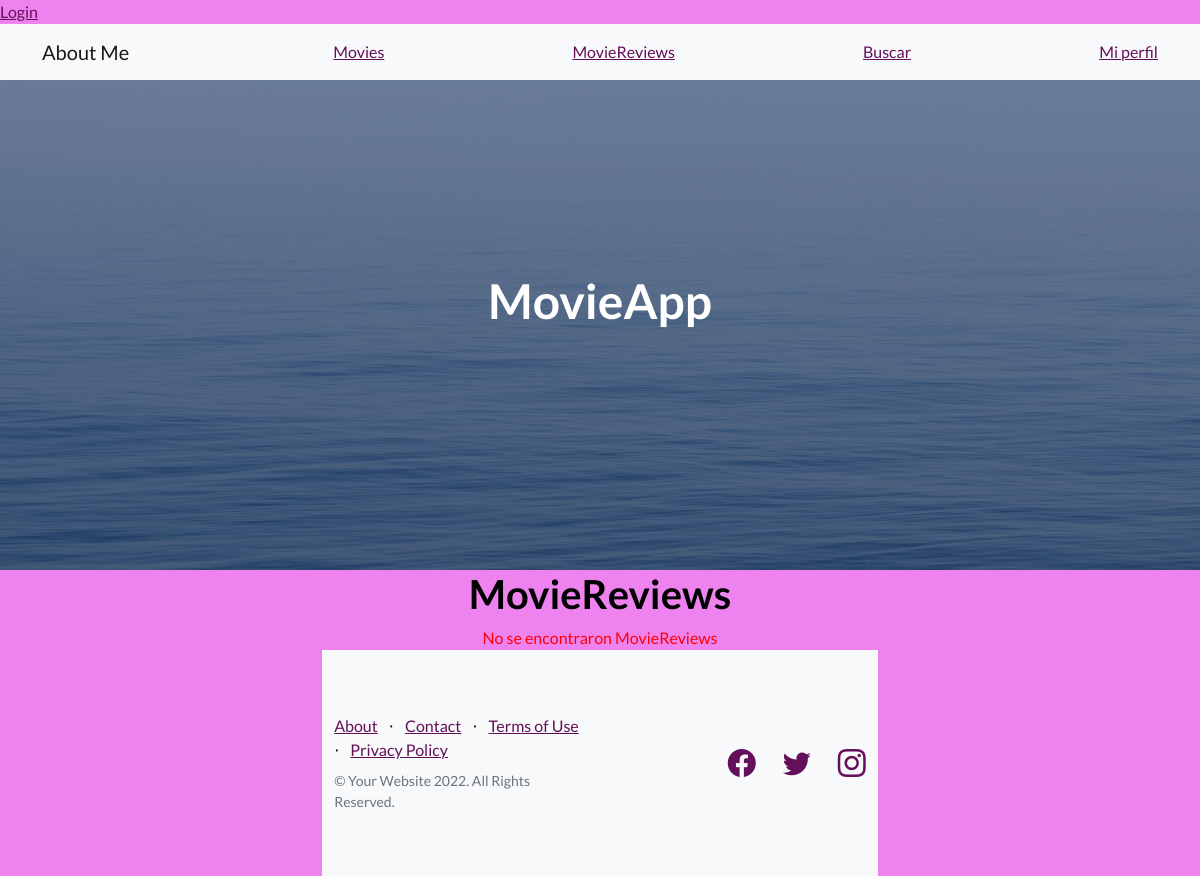
Before: /all_reviews/ with the older database file.
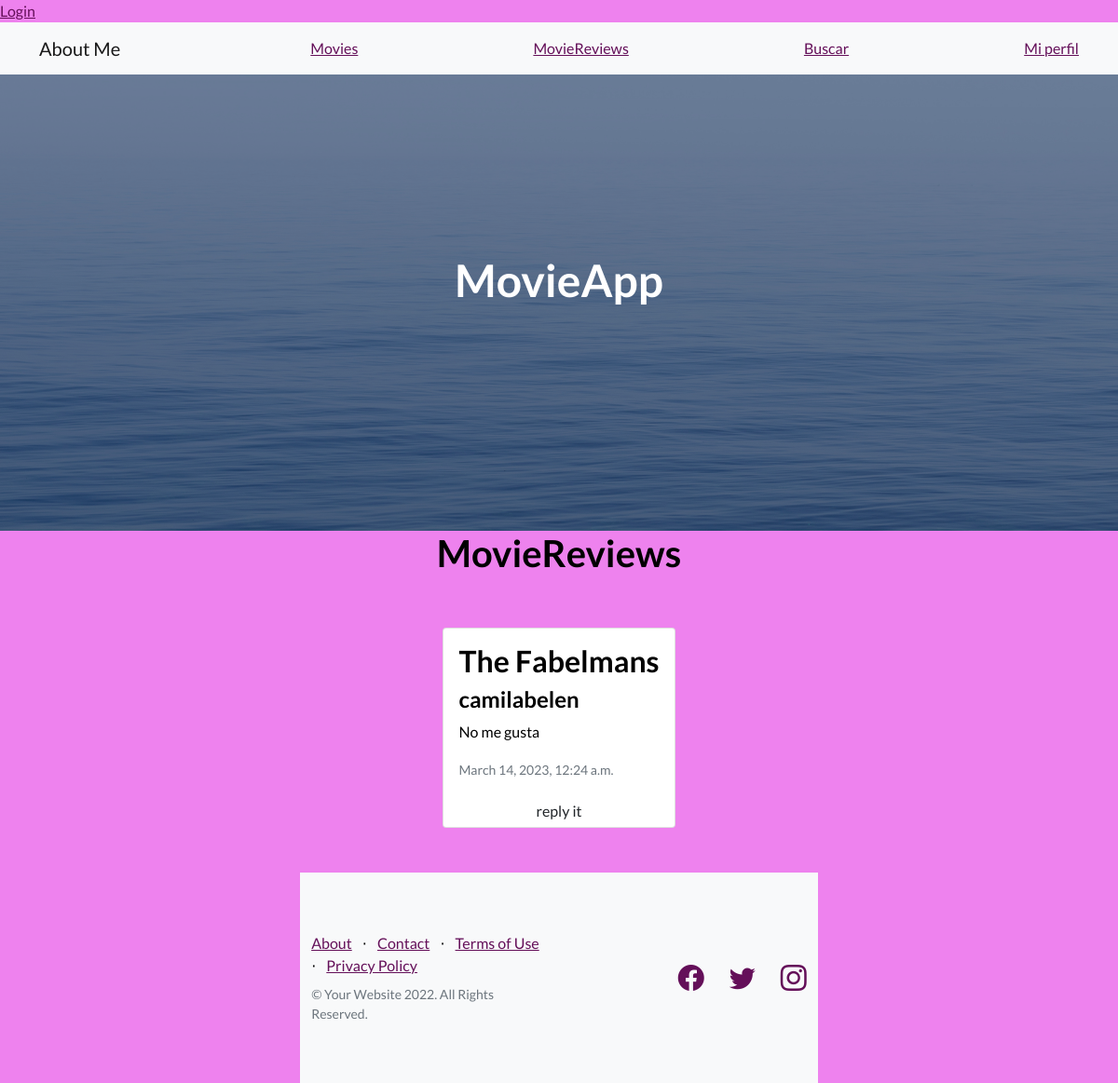
After: the same page with the newer database file.
### AppCoder/models.py (models this page shows)
class Review(models.Model):
    title =  models.CharField(max_length=40)
    text = models.CharField(max_length=500)
    user =models.ForeignKey(UserAuth,on_delete=models.CASCADE)
    date = models.DateTimeField(auto_now_add=True)

### AppCoder/views.py (the view)
# urls.py: path('all_reviews/', views.all_reviews ,name ='all_reviews'),
def all_reviews(request):
    all_reviews = Review.objects.all()
    context = {'all_reviews': all_reviews, }
    return render(request, 'reviews.html', context)

### AppCoder/templates/reviews.html (shortened to what this page needs)
{% extends 'index.html' %} {% block title %}<title>Ultimas Reviews</title> {%endblock%}
{%block main_content %}
<div class="d-flex flex-column align-items-center">
  <h1 class="title">MovieReviews</h1>
  {% if all_reviews %} {% for review in all_reviews %}
  <div class="card my-card" style="margin: 3rem 0">
    <div class="card-body">
      <h2 class="card-title">{{review.title}}</h2>
      <h4 class="card-title">{{review.user}}</h4>
      <p class="card-text">{{review.text}}</p>
      <p class="card-text">
        <small class="text-muted">{{review.date}}</small>
      </p>
    </div>
    <a href="{% url 'detail_reviews' review.id %}" class="btn btn-post py-1"
    >reply it</a
    >
  </div>
  {% endfor %} {% else %}
  <span style="color: red"> No se encontraron MovieReviews</span>
  {% endif %} {% endblock %}

Changed rows visible on the page:
added Review: title "The Fabelmans", user "camilabelen", text "No me gusta", date "March 14, 2023, 12:24 a.m."
Other visible differences:
text no longer shown: "No se encontraron MovieReviews"
